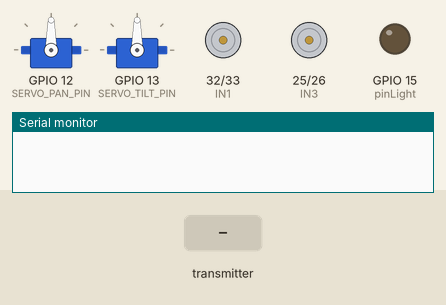
Simulated run of this sketch. Board: ESP32. On the bench: 2 × servo, motor-driver pin pairs drawn as motors (green arrow = first pin HIGH = forward, orange = second pin HIGH = backward, longer = more drive, scaled by the enable pin), output pins drawn as LEDs (lit = HIGH), the last lines printed to the serial monitor. Inputs (shaded band) come from the test bench. No radio packets arrive unless stated.

Above: at 1.2 s.
1.3 s: the transmitter starts sending xValue_1 = 0
At 1.9 s:
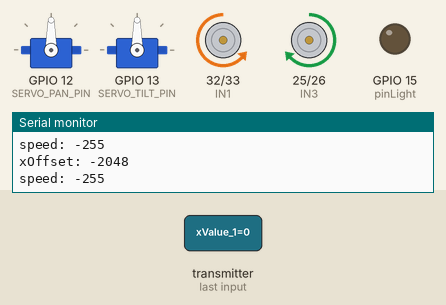
2.8 s: the transmitter starts sending yValue_1 = 2048
At 3.1 s:
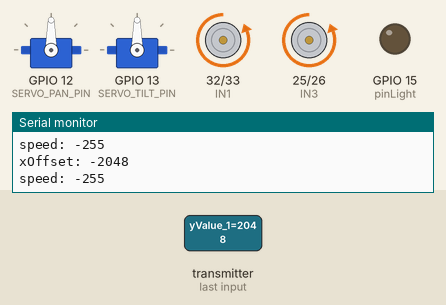
4.3 s: the transmitter starts sending xValue_1 = 1024
At 5.5 s:
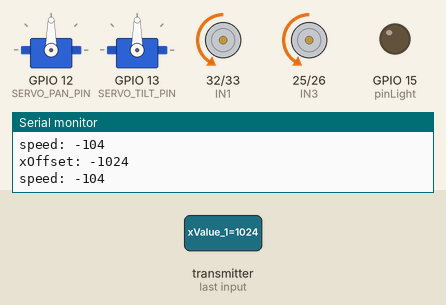
5.8 s: the transmitter starts sending yValue_1 = 4095
At 6.7 s:
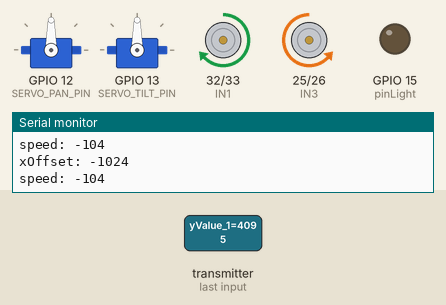
7.3 s: the transmitter starts sending yValue_1 = 0
At 7.8 s:
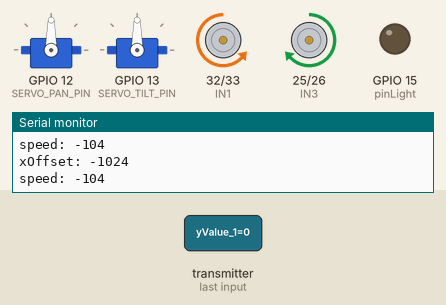
Timing chart, 0 to 9.8 s (numbered marks = the images above; inputs shaded):
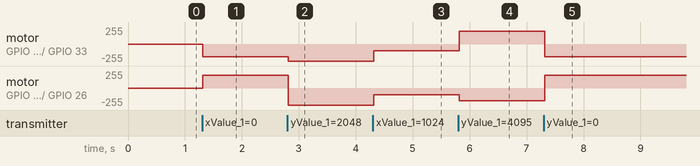

The sketch:

rx_v4_pan_tilt_ModTxV2_ESP32.ino
```cpp
//Rx ESP32-NRF24L01 TANK BENDER-1 TESTING
//Codigo funcional para ESP32 2.0.0
//Versiones posteriores presentan problemas en Pan&Tilt

#include <SPI.h>
#include <nRF24L01.h>
#include <RF24.h>
#include <ESP32Servo.h>

RF24 radio(2, 5); // CE en GPIO2, CSN en GPIO5
const byte address[6] = "00069";

int ENA = 4;
int IN1 = 32;
int IN2 = 33;
int ENB = 27;
int IN3 = 25;
int IN4 = 26;

int pwmChannelA = 0;
int pwmChannelB = 1;
int pwmFrequency = 5000;
int pwmResolution = 8;

struct DataPacket {
  int16_t xValue_1;
  int16_t yValue_1;
  int16_t xValue_2;
  int16_t yValue_2;
  uint8_t switchStates[8];
  int16_t pot_1;
  int16_t pot_2;
  int16_t encoderPos;
};
DataPacket data;

const int SERVO_PAN_PIN = 12;
const int SERVO_TILT_PIN = 13;
Servo servoPan;
Servo servoTilt;
int panPosition = 90;
int tiltPosition = 90;
const int pinLight = 15;

void setup() {
  Serial.begin(115200);

  SPI.begin(18, 19, 23, 5); // SCK en D18, MISO en D19, MOSI en D23, CSN en D5
  radio.begin();
  radio.openReadingPipe(0, address);
  radio.setPALevel(RF24_PA_MAX);
  radio.setDataRate(RF24_250KBPS);
  radio.startListening();

  pinMode(IN1, OUTPUT);
  pinMode(IN2, OUTPUT);
  pinMode(IN3, OUTPUT);
  pinMode(IN4, OUTPUT);
  pinMode(pinLight, OUTPUT);
  digitalWrite(pinLight, LOW);

  ledcSetup(pwmChannelA, pwmFrequency, pwmResolution);
  ledcSetup(pwmChannelB, pwmFrequency, pwmResolution);
  ledcAttachPin(ENA, pwmChannelA);
  ledcAttachPin(ENB, pwmChannelB);

  setupServos();
}

void setupServos() {
  ESP32PWM::allocateTimer(2);
  ESP32PWM::allocateTimer(3);
  servoPan.setPeriodHertz(50);
  servoTilt.setPeriodHertz(50);
  servoPan.attach(SERVO_PAN_PIN, 500, 2500);
  servoTilt.attach(SERVO_TILT_PIN, 500, 2500);
  servoPan.write(panPosition);
  servoTilt.write(tiltPosition);
}

void loop() {
  if (radio.available()) {
    radio.read(&data, sizeof(DataPacket));

    controlMovement(data.xValue_1, data.yValue_1);

    handlePanTilt(data.switchStates[0], data.xValue_2, data.yValue_2);

    handleLightControl(data.switchStates[2]);

    //    Serial.print("Joy1 X/Y: "); Serial.print(data.xValue_1); Serial.print("/"); Serial.println(data.yValue_1);
    //    Serial.print("Joy2 X/Y: "); Serial.print(data.xValue_2); Serial.print("/"); Serial.println(data.yValue_2);
    //    Serial.print("Pot1/2: "); Serial.print(data.pot_1); Serial.print("/"); Serial.println(data.pot_2);
    //    Serial.print("Encoder: "); Serial.println(data.encoderPos);
    //    for (int i = 0; i < 4; i++) {
    //      Serial.print("Switch ");
    //      Serial.print(i + 1);
    //      Serial.print(": State1=");
    //      Serial.print(data.switchStates[i * 2]);
    //      Serial.print(", State2=");
    //      Serial.println(data.switchStates[i * 2 + 1]);
    //    }
  }
  delay(20);
}

void controlMovement(int16_t xValue_1, int16_t yValue_1) {
  //  int16_t motorSpeed = map(xValue_1, 0, 4095, -255, 255);
  //  Serial.print("speed: "); Serial.println(motorSpeed);

  const int16_t CENTER = 2048;
  const int16_t DEADZONE = 320;
  int16_t xOffset = xValue_1 - CENTER;
  int16_t motorSpeed;

  if (abs(xOffset) < DEADZONE) {
    motorSpeed = 0;
  } else {
    if (xOffset > 0) {
      motorSpeed = map(xOffset - DEADZONE, 0, 2047 - DEADZONE, 0, 255);
    } else {
      motorSpeed = map(xOffset + DEADZONE, -2048 + DEADZONE, 0, -255, 0);
    }
    Serial.print("xOffset: "); Serial.println(xOffset);
    Serial.print("speed: "); Serial.println(motorSpeed);

    if (yValue_1 < 1365) {
      turnLeftInPlace(190);
    } else if (yValue_1 > 2730) { // Ajustado para ADC de ESP32 (4095*2/3)
      turnRightInPlace(190);
    } else {
      if (motorSpeed > 0) {
        moveForward(motorSpeed);
      } else if (motorSpeed < 0) {
        moveBackward(-motorSpeed);
      } else {
        stopMotors();
      }
    }
  }
}

void handlePanTilt(int switchStates0, uint16_t xValue_2, uint16_t yValue_2) {
  if (switchStates0 == 1) {
    int panIncrement = map(yValue_2, 0, 4095, -2, 2) * -1;
    int tiltIncrement = map(xValue_2, 0, 4095, -2, 2) * -1;

    if (abs(panIncrement) > 0) {
      panPosition += panIncrement;
      panPosition = constrain(panPosition, 0, 179);
      servoPan.write(panPosition);
    }

    if (abs(tiltIncrement) > 0) {
      tiltPosition += tiltIncrement;
      tiltPosition = constrain(tiltPosition, 0, 179);
      servoTilt.write(tiltPosition);
    }
  }
}

void handleLightControl(int switchStates2) {
  if (switchStates2 == 1) {
    digitalWrite(pinLight, HIGH);
  } else {
    digitalWrite(pinLight, LOW);
  }
}

void moveForward(int speed) {
  digitalWrite(IN1, HIGH);
  digitalWrite(IN2, LOW);
  digitalWrite(IN3, HIGH);
  digitalWrite(IN4, LOW);
  ledcWrite(pwmChannelA, speed);
  ledcWrite(pwmChannelB, speed);
}

void moveBackward(int speed) {
  digitalWrite(IN1, LOW);
  digitalWrite(IN2, HIGH);
  digitalWrite(IN3, LOW);
  digitalWrite(IN4, HIGH);
  ledcWrite(pwmChannelA, speed);
  ledcWrite(pwmChannelB, speed);
}

void turnLeftInPlace(int speed) {
  digitalWrite(IN1, LOW);
  digitalWrite(IN2, HIGH);
  digitalWrite(IN3, HIGH);
  digitalWrite(IN4, LOW);
  ledcWrite(pwmChannelA, speed);
  ledcWrite(pwmChannelB, speed);
}

void turnRightInPlace(int speed) {
  digitalWrite(IN1, HIGH);
  digitalWrite(IN2, LOW);
  digitalWrite(IN3, LOW);
  digitalWrite(IN4, HIGH);
  ledcWrite(pwmChannelA, speed);
  ledcWrite(pwmChannelB, speed);
}

void stopMotors() {
  digitalWrite(IN1, LOW);
  digitalWrite(IN2, LOW);
  digitalWrite(IN3, LOW);
  digitalWrite(IN4, LOW);
  ledcWrite(pwmChannelA, 0);
  ledcWrite(pwmChannelB, 0);
}
```

Measured:
- after the input at 1.3 s, motor on GPIO 32 (IN1) / GPIO 33 (IN2): stopped → backward 189/255 at once; motor on GPIO 25 (IN3) / GPIO 26 (IN4): stopped → forward 189/255 at once
- after the input at 2.8 s, motor on GPIO 32 (IN1) / GPIO 33 (IN2): backward 189/255 → backward 255/255 at once; motor on GPIO 25 (IN3) / GPIO 26 (IN4): forward 189/255 → backward 255/255 at once
- after the input at 4.3 s, motor on GPIO 32 (IN1) / GPIO 33 (IN2), motor on GPIO 25 (IN3) / GPIO 26 (IN4): backward 255/255 → backward 104/255 at once
- after the input at 5.8 s, motor on GPIO 32 (IN1) / GPIO 33 (IN2): backward 104/255 → forward 189/255 at once; motor on GPIO 25 (IN3) / GPIO 26 (IN4): backward 104/255 → backward 189/255 at once
- after the input at 7.3 s, motor on GPIO 32 (IN1) / GPIO 33 (IN2): forward 189/255 → backward 189/255 at once; motor on GPIO 25 (IN3) / GPIO 26 (IN4): backward 189/255 → forward 189/255 at once
